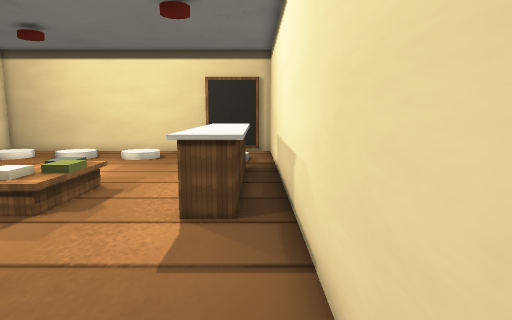
View 1 (above)

12 first-person views from a walk through a Godot game level. The camera is 1.3 m above the floor, tilts 8° down and sees 75° across. The floor is counted in squares, 0.5 m on a side. Each view is taken from the middle of a square. On the plan, view 1 faces up. The plan holds only what a view shows up to about 20 squares ahead; the rest is blank.

View 2
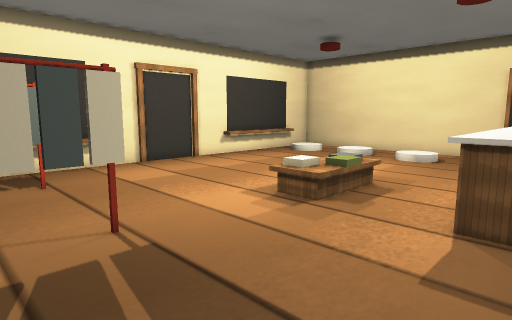

View 3
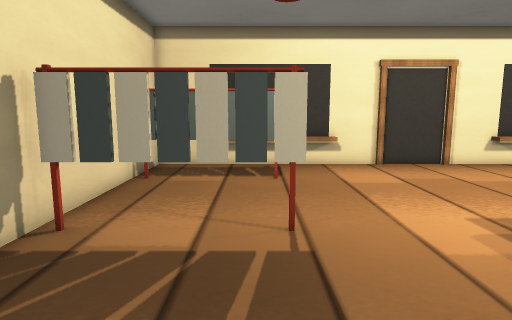

View 4
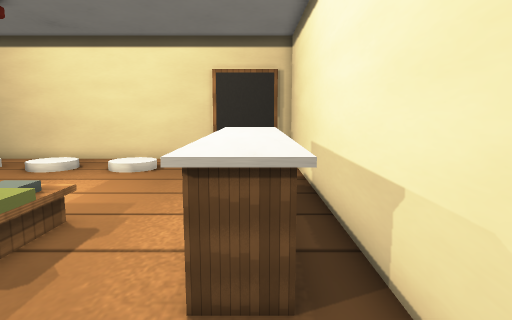

View 5
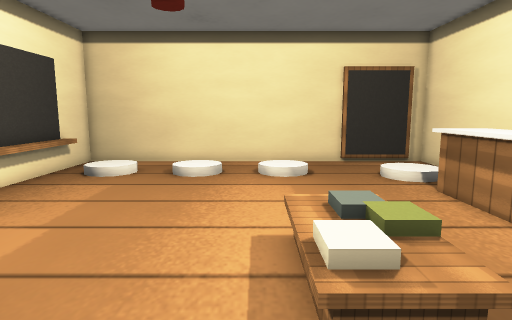

View 6
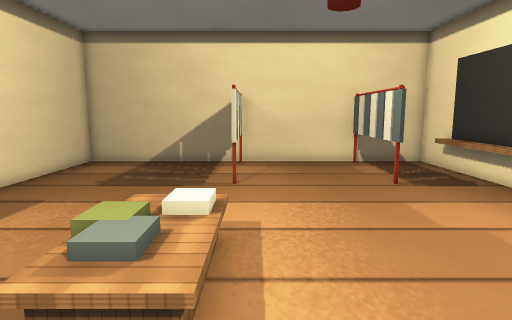

View 7
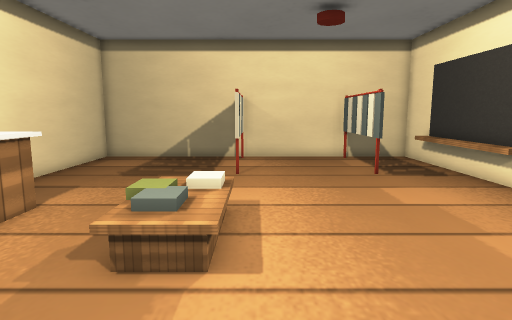

View 8
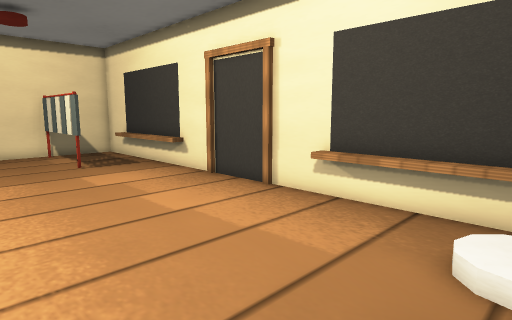

View 9
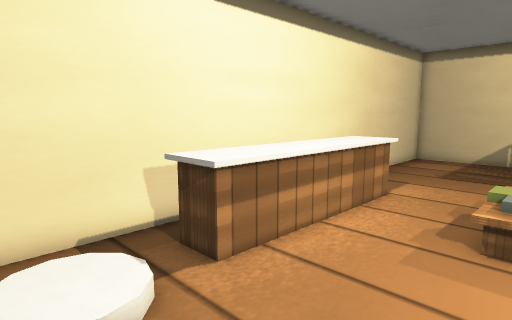

View 10
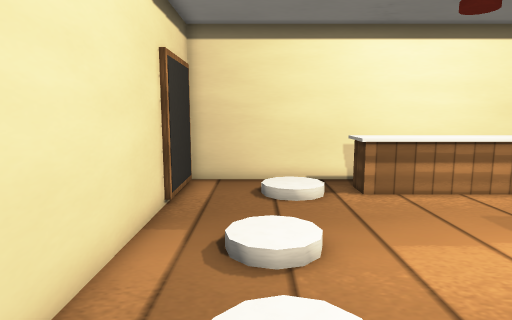

View 11
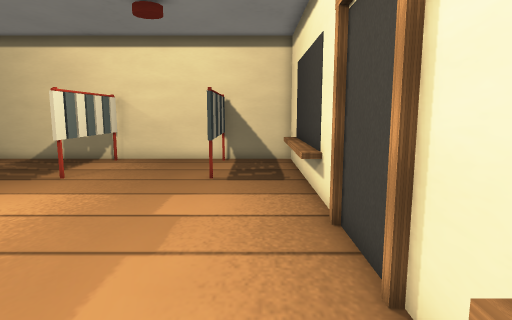

View 12
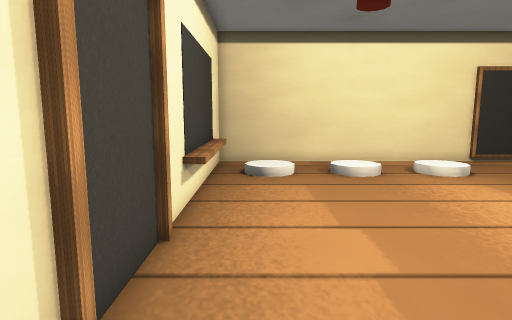

### Floor plan
Key: @ floor where view 1 was taken; # wall or solid block; x gap in a wall; . main floor; : floor 0.25 m higher than the main floor; / step, stairs or slope; = window, fence, low wall or low ledge; ^ raised ledge; T thing the floor can be seen under or through; O other object.
Columns run from 17 left of view 1 to 1 right of it. Each row starts with its distance up from view 1.
 23 ###################
 22 #.................#
 21 #.................#
 20 #=/:..:/./:/.../..#
 19 #=//..//./:/../::.#
 18 #=.............:/.#
 17 #=................#
 16 #=.............^^.#
 15 #=.............^^^#
 14 #=.............^^^#
 13 #..............^^^#
 12 #..............^^^#
 11 #.........OO...^^^#
 10 #.........OO...^^^#
  9 #.........OO...^^^#
  8 #.........OO...^^.#
  7 #.................#
  6 #=................#
  5 #=................#
  4 #=................#
  3 #=..#.....T.......#
  2 #=..#.....T.......#
  1 #=..#.....T.......#
  0 #=..#.....T......@#
 -1 #...x.....x.......#
 -2 #...#.....#.......#
 -3 ###################

Where each view was taken, in squares from view 1:
view 1: 0 up, 0 right, facing up
view 2: 0 up, 0 right, facing up-left
view 3: 2 up, 0 right, facing left
view 4: 4 up, 1 left, facing up
view 5: 5 up, 8 left, facing up
view 6: 15 up, 8 left, facing down
view 7: 17 up, 8 left, facing down
view 8: 20 up, 8 left, facing down-left
view 9: 20 up, 7 left, facing down-right
view 10: 20 up, 14 left, facing right
view 11: 16 up, 15 left, facing down
view 12: 5 up, 15 left, facing up
